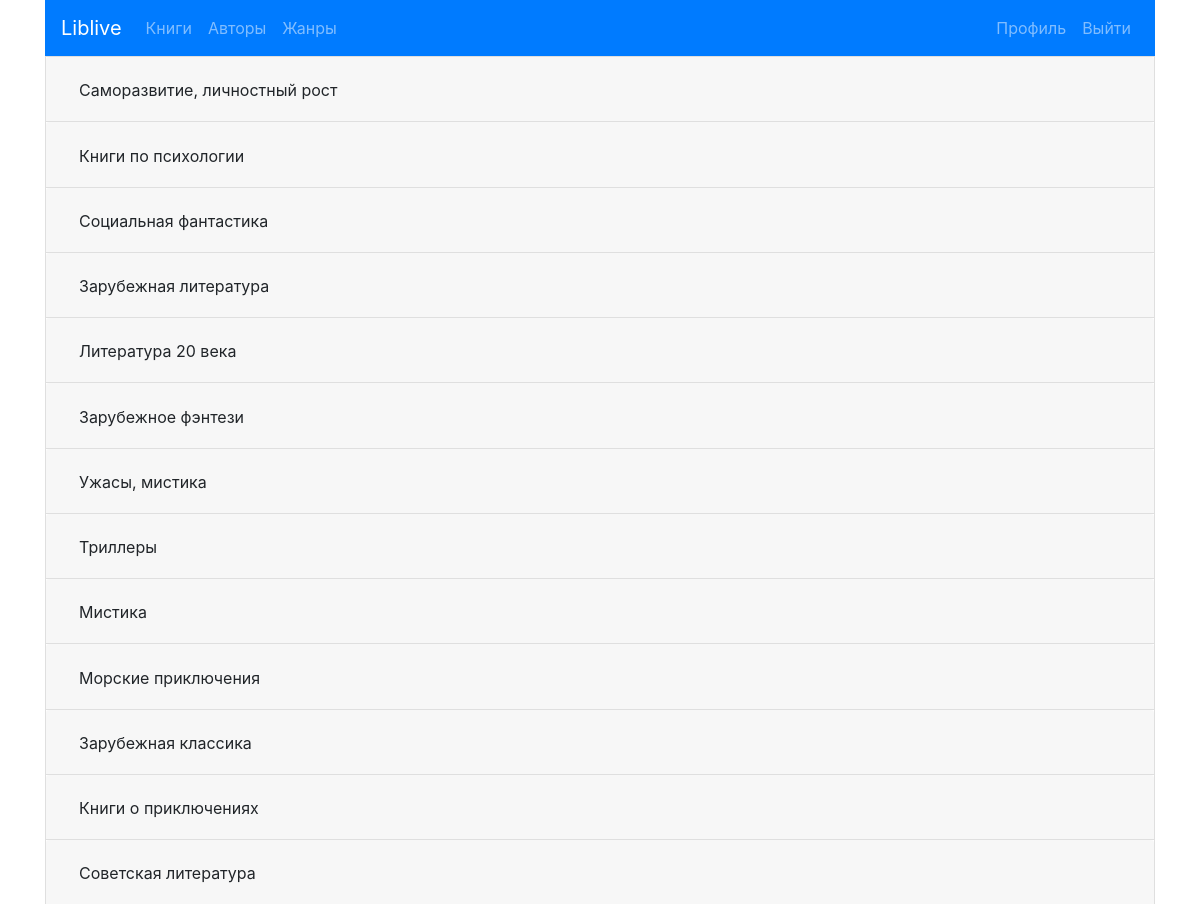
Screenshot of /genres/ (signed in) with the database file from the repository.
### liv/models.py (models this page shows)
class Genre(models.Model):
    name = models.CharField(max_length=200)
    def __str__(self):
        return self.name

### liv/views.py (the view)
# urls.py: path('genres/', views.GenresView, name='genres'),
@login_required
def GenresView(request):
    dict_of_genres = dict()
    current_user = request.user
    for genre in Genre.objects.all():
        if genre.bookfromlivelib_set.filter(user=current_user):
            pair = {genre: [value for value in genre.bookfromlivelib_set.filter(user=current_user)]}
            dict_of_genres.update(pair)
    context = {
        'dict_of_genres': dict_of_genres
    }
    return render(request, 'liv/genres.html', context=context)

### liv/models.py (called while the page is built)
    def __str__(self):
        return self.title

### liv/templates/liv/genres.html (shortened to what this page needs)
{% extends 'liv/base.html' %}
{% block content %}
{% for genre, values in dict_of_genres.items %}
    <div class="accordion" id="accordionExample">
        <div class="card">
            <div class="card-header" id="headingOne">
                <h2 class="mb-0">
                    <button class="btn" type="button" data-toggle="collapse" aria-expanded="true" data-target=#{{ genre|cut:" "|cut:"," }}>
                        {{ genre }}
                    </button>
                </h2>
            </div>
        </div>
    </div>
{% endfor %}
{% endblock %}

### rows the page displays
Genre: name "Саморазвитие, личностный рост"
Genre: name "Книги по психологии"
Genre: name "Социальная фантастика"
Genre: name "Зарубежная литература"
Genre: name "Литература 20 века"
Genre: name "Зарубежное фэнтези"
Genre: name "Ужасы, мистика"
Genre: name "Триллеры"
Genre: name "Мистика"
Genre: name "Морские приключения"
Genre: name "Зарубежная классика"
Genre: name "Книги о приключениях"
Genre: name "Советская литература"
